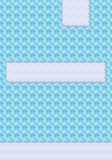

This is a level from a 2D game, rendered from its Tiled map with the project's own tilesets. A one-line summary and the complete map file follow:
An orthogonal 14x20 tile map with 8x8 px tiles, 1 tile layer (Floor) and 70 objects (55x Rock, 8x Door, 4x Crate, Goal, Switch, ...).

<map version="1.2" tiledversion="1.2.2" orientation="orthogonal" renderorder="right-down" width="14" height="20" tilewidth="8" tileheight="8" infinite="0" nextlayerid="5" nextobjectid="98">
 <tileset firstgid="1" source="../asset/SNOW_ICE_TILESET.tsx" />
 <layer id="3" name="Floor" width="14" height="20">
  <data encoding="csv">
81,97,97,97,97,97,97,17,18,18,18,19,97,81,
81,97,97,97,97,97,97,17,18,18,18,19,97,81,
81,97,97,97,97,97,97,17,18,18,18,19,97,81,
81,97,97,97,97,97,97,33,34,34,34,35,97,81,
81,97,97,97,97,97,97,81,81,81,81,81,97,81,
81,97,97,97,97,97,97,97,97,97,97,97,97,81,
81,97,97,97,97,97,97,97,97,97,97,97,97,81,
1,2,2,2,2,2,2,2,2,2,2,2,2,3,
17,18,18,18,18,18,18,18,18,18,18,18,18,19,
17,18,133,133,133,133,133,133,133,133,133,133,133,19,
33,34,34,34,34,34,34,34,34,34,34,34,34,35,
21,21,21,21,21,21,21,21,21,21,21,21,21,21,
21,21,21,21,21,81,21,21,21,21,21,21,21,21,
21,21,21,21,21,21,21,21,21,21,21,21,21,21,
21,21,21,21,21,21,21,21,21,21,21,21,21,21,
21,21,21,21,21,21,21,21,21,21,21,21,21,21,
21,21,21,21,21,21,21,21,21,21,21,21,21,21,
2,2,2,2,2,2,2,2,2,2,2,2,2,2,
133,133,133,133,133,133,133,133,133,133,133,133,133,133,
133,133,133,133,133,133,133,133,133,133,133,133,133,133
</data>
 </layer>
 <objectgroup id="2" name="Objects">
  <object id="1" type="Goal" gid="138" x="72" y="16" width="8" height="8" />
  <object id="2" type="Rock" gid="154" x="72" y="80" width="8" height="8" />
  <object id="4" type="Rock" gid="154" x="88" y="88" width="8" height="8" />
  <object id="9" type="Door" gid="170" x="64" y="16" width="8" height="8" />
  <object id="10" type="Crate" gid="121" x="80" y="152" width="8" height="8" />
  <object id="13" type="Switch" gid="169" x="32" y="16" width="8" height="8" />
  <object id="15" type="Rock" gid="154" x="104" y="88" width="8" height="8" />
  <object id="21" type="Rock" gid="154" x="8" y="80" width="8" height="8" />
  <object id="22" type="Crate" gid="121" x="48" y="64" width="8" height="8" />
  <object id="23" type="Rock" gid="154" x="64" y="80" width="8" height="8" />
  <object id="26" type="Rock" gid="154" x="48" y="40" width="8" height="8" />
  <object id="32" type="Rock" gid="154" x="0" y="80" width="8" height="8" />
  <object id="33" type="Rock" gid="154" x="16" y="80" width="8" height="8" />
  <object id="34" type="Rock" gid="154" x="24" y="80" width="8" height="8" />
  <object id="35" type="Rock" gid="154" x="32" y="80" width="8" height="8" />
  <object id="36" type="Rock" gid="154" x="40" y="80" width="8" height="8" />
  <object id="37" type="Rock" gid="154" x="48" y="104" width="8" height="8" />
  <object id="38" type="Rock" gid="154" x="56" y="96" width="8" height="8" />
  <object id="39" type="Rock" gid="154" x="16" y="88" width="8" height="8" />
  <object id="40" type="Rock" gid="154" x="24" y="128" width="8" height="8" />
  <object id="41" type="Rock" gid="154" x="80" y="88" width="8" height="8" />
  <object id="42" type="Rock" gid="154" x="72" y="112" width="8" height="8" />
  <object id="43" type="Rock" gid="154" x="0" y="136" width="8" height="8" />
  <object id="44" type="Rock" gid="154" x="104" y="128" width="8" height="8" />
  <object id="45" type="Rock" gid="154" x="8" y="96" width="8" height="8" />
  <object id="46" type="Rock" gid="154" x="88" y="104" width="8" height="8" />
  <object id="47" type="Rock" gid="154" x="104" y="144" width="8" height="8" />
  <object id="48" type="Rock" gid="154" x="16" y="144" width="8" height="8" />
  <object id="50" type="Rock" gid="154" x="0" y="160" width="8" height="8" />
  <object id="51" type="Rock" gid="154" x="80" y="160" width="8" height="8" />
  <object id="53" type="Rock" gid="154" x="8" y="160" width="8" height="8" />
  <object id="54" type="Rock" gid="154" x="0" y="120" width="8" height="8" />
  <object id="55" type="Rock" gid="154" x="104" y="96" width="8" height="8" />
  <object id="56" type="Rock" gid="154" x="64" y="136" width="8" height="8" />
  <object id="57" type="Rock" gid="154" x="56" y="136" width="8" height="8" />
  <object id="58" type="Rock" gid="154" x="16" y="112" width="8" height="8" />
  <object id="59" type="Rock" gid="154" x="48" y="128" width="8" height="8" />
  <object id="60" type="Crate" gid="121" x="56" y="64" width="8" height="8" />
  <object id="61" type="Rock" gid="154" x="16" y="48" width="8" height="8" />
  <object id="62" type="Door" gid="170" x="64" y="24" width="8" height="8" />
  <object id="63" type="Door" gid="170" x="72" y="24" width="8" height="8" />
  <object id="64" type="Door" gid="170" x="80" y="24" width="8" height="8" />
  <object id="65" type="Door" gid="170" x="80" y="16" width="8" height="8" />
  <object id="66" type="Door" gid="170" x="80" y="8" width="8" height="8" />
  <object id="67" type="Door" gid="170" x="72" y="8" width="8" height="8" />
  <object id="68" type="Door" gid="170" x="64" y="8" width="8" height="8" />
  <object id="69" type="Rock" gid="154" x="32" y="8" width="8" height="8" />
  <object id="71" type="Rock" gid="154" x="80" y="40" width="8" height="8" />
  <object id="72" type="Rock" gid="154" x="72" y="64" width="8" height="8" />
  <object id="73" type="Rock" gid="154" x="0" y="56" width="8" height="8" />
  <object id="74" type="Rock" gid="154" x="8" y="8" width="8" height="8" />
  <object id="75" type="Rock" gid="154" x="96" y="8" width="8" height="8" />
  <object id="76" type="Rock" gid="154" x="48" y="16" width="8" height="8" />
  <object id="77" type="Rock" gid="154" x="104" y="32" width="8" height="8" />
  <object id="80" type="Spawn" gid="145" x="56" y="160" width="8" height="8" />
  <object id="81" type="Rock" gid="154" x="40" y="152" width="8" height="8" />
  <object id="83" type="Rock" gid="154" x="0" y="96" width="8" height="8" />
  <object id="84" type="Rock" gid="154" x="96" y="88" width="8" height="8" />
  <object id="86" type="Rock" gid="154" x="80" y="112" width="8" height="8" />
  <object id="87" type="Rock" gid="154" x="32" y="144" width="8" height="8" />
  <object id="88" type="Rock" gid="154" x="96" y="136" width="8" height="8" />
  <object id="89" type="Rock" gid="154" x="24" y="64" width="8" height="8" />
  <object id="90" type="Rock" gid="154" x="96" y="56" width="8" height="8" />
  <object id="91" type="Rock" gid="154" x="88" y="24" width="8" height="8" />
  <object id="92" type="Rock" gid="154" x="24" y="32" width="8" height="8" />
  <object id="93" type="Rock" gid="154" x="48" y="56" width="8" height="8" />
  <object id="94" type="Rock" gid="154" x="96" y="64" width="8" height="8" />
  <object id="95" type="Crate" gid="121" x="56" y="40" width="8" height="8" />
  <object id="96" type="Rock" gid="154" x="40" y="72" width="8" height="8" />
  <object id="97" type="Rock" gid="154" x="64" y="72" width="8" height="8" />
 </objectgroup>
</map>
